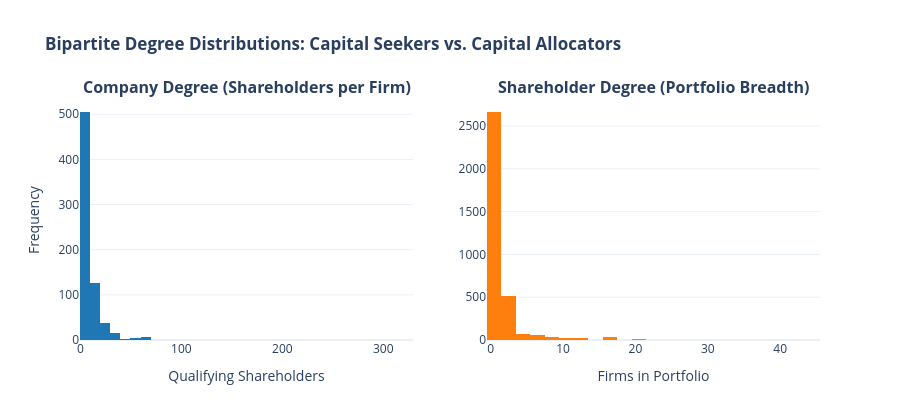

Source (notebook cell):
### Markdown cell above
## 6. Degree Asymmetries & Ownership Concentration

A defining characteristic of two-mode networks is **degree asymmetry**:
- **Company Degree ($k_c = \deg(u)$)**: Number of qualifying shareholders per company. Reveals the governance profile:
  - Concentrated/closely-held firms ($k_c \in [1, 3]$).
  - Widely-held corporations / *Novo Mercado* (*corporações pulverizadas*, $k_c \ge 15$).
- **Shareholder Degree ($k_s = \deg(v)$)**: Portfolio breadth (number of listed firms where the investor holds a significant stake). Distinguishes:
  - Dedicated family holdings ($k_s = 1$).
  - Diversified institutional investors, pension funds, and state development banks ($k_s \ge 10$).

### Code cell
company_degrees = [B.degree(c) for c in company_nodes]
shareholder_degrees = [B.degree(s) for s in shareholder_nodes]

df_deg_comp = pd.DataFrame({'Degree': company_degrees, 'Partition': 'Companies (Shareholders / Firm)'})
df_deg_sh = pd.DataFrame({'Degree': shareholder_degrees, 'Partition': 'Shareholders (Firms / Portfolio)'})
df_deg_both = pd.concat([df_deg_comp, df_deg_sh], ignore_index=True)

print("=== Degree Asymmetry Statistics ===")
print("Companies (Number of Shareholders per Firm):")
print(pd.Series(company_degrees).describe())
print("\nShareholders (Number of Firms per Portfolio):")
print(pd.Series(shareholder_degrees).describe())

# Side-by-side Degree Distribution Boxplots and Histograms
fig_deg = make_subplots(
    rows=1, cols=2,
    subplot_titles=(
        "<b>Company Degree (Shareholders per Firm)</b>",
        "<b>Shareholder Degree (Portfolio Breadth)</b>"
    )
)

fig_deg.add_trace(
    go.Histogram(x=company_degrees, nbinsx=35, marker_color='#1f77b4', name="Companies"),
    row=1, col=1
)
fig_deg.add_trace(
    go.Histogram(x=shareholder_degrees, nbinsx=35, marker_color='#ff7f0e', name="Shareholders"),
    row=1, col=2
)

fig_deg.update_layout(
    title_text="<b>Bipartite Degree Distributions: Capital Seekers vs. Capital Allocators</b>",
    template="plotly_white",
    showlegend=False,
    height=420
)
fig_deg.update_xaxes(title_text="Qualifying Shareholders", row=1, col=1)
fig_deg.update_xaxes(title_text="Firms in Portfolio", row=1, col=2)
fig_deg.update_yaxes(title_text="Frequency", row=1, col=1)
fig_deg.show()

### Figure 1 — Plotly figure (JSON) as saved in the notebook; plotly's stock layout.template omitted (floating-point values rounded to 4 significant figures; data arrays with more than 128 entries replaced by an {"elided": "..."} marker saying what was removed)
{"data": [{"marker": {"color": "#1f77b4"}, "name": "Companies", "nbinsx": 35, "type": "histogram", "x": {"elided": "700 int values"}, "xaxis": "x", "yaxis": "y"}, {"marker": {"color": "#ff7f0e"}, "name": "Shareholders", "nbinsx": 35, "type": "histogram", "x": {"elided": "3443 int values"}, "xaxis": "x2", "yaxis": "y2"}], "layout": {"annotations": [{"font": {"size": 16}, "showarrow": false, "text": "<b>Company Degree (Shareholders per Firm)</b>", "x": 0.225, "xanchor": "center", "xref": "paper", "y": 1.0, "yanchor": "bottom", "yref": "paper"}, {"font": {"size": 16}, "showarrow": false, "text": "<b>Shareholder Degree (Portfolio Breadth)</b>", "x": 0.775, "xanchor": "center", "xref": "paper", "y": 1.0, "yanchor": "bottom", "yref": "paper"}], "height": 420, "showlegend": false, "title": {"text": "<b>Bipartite Degree Distributions: Capital Seekers vs. Capital Allocators</b>"}, "xaxis": {"anchor": "y", "domain": [0.0, 0.45], "title": {"text": "Qualifying Shareholders"}}, "xaxis2": {"anchor": "y2", "domain": [0.55, 1.0], "title": {"text": "Firms in Portfolio"}}, "yaxis": {"anchor": "x", "domain": [0.0, 1.0], "title": {"text": "Frequency"}}, "yaxis2": {"anchor": "x2", "domain": [0.0, 1.0]}}}
